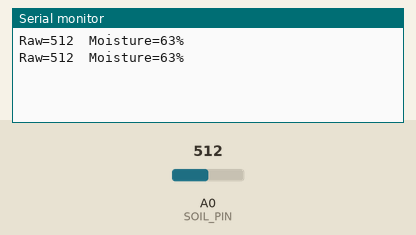
Recording of a sketch running on a simulated Arduino Uno, built with avr-gcc and run on an emulated ATmega328P. On the bench: the last lines printed to the serial monitor. The test bench sets the inputs (shaded band); at power-on: A0 (SOIL_PIN) = 512.

Above: at 1.8 s.
1.9 s: A0 (SOIL_PIN) set to 716
At 2.5 s:
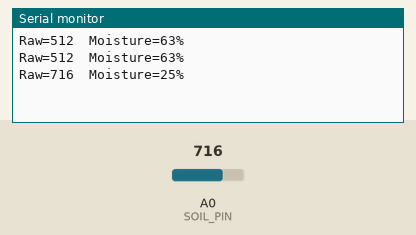
3.4 s: A0 (SOIL_PIN) set to 900
At 4.8 s:
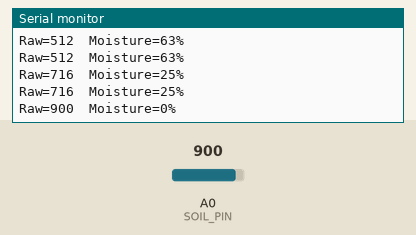
Timing chart, 0 to 6.4 s (numbered marks = the images above; inputs shaded):
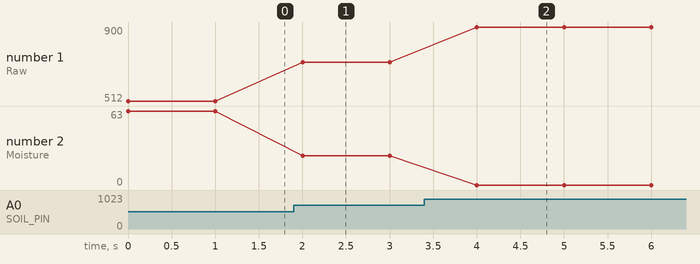

Measured:
- after the input at 1.9 s, the serial monitor: prints a new line after 0.10 s (image 1)
- after the input at 3.4 s, the serial monitor: prints a new line after 0.60 s (image 2)
- plotted number 1: 512 → 716 after the input at 1.9 s, 716 → 900 after the input at 3.4 s
- plotted number 2: 63 → 25 after the input at 1.9 s, 25 → 0 after the input at 3.4 s

The sketch:

Moisture_percent.ino
```cpp
const int SOIL_PIN = A0;

const int DRY_ADC = 850;  // replace with yours
const int WET_ADC = 321;  // replace with yours

void setup() {
  Serial.begin(9600);
}

void loop() {

  int soilRaw = analogRead(SOIL_PIN);

  int soilPercent = map(
    soilRaw,
    DRY_ADC,
    WET_ADC,
    0,
    100
  );

  soilPercent = constrain(
    soilPercent,
    0,
    100
  );

  Serial.print("Raw=");
  Serial.print(soilRaw);

  Serial.print("  Moisture=");
  Serial.print(soilPercent);

  Serial.println("%");

  delay(1000);
}
```
